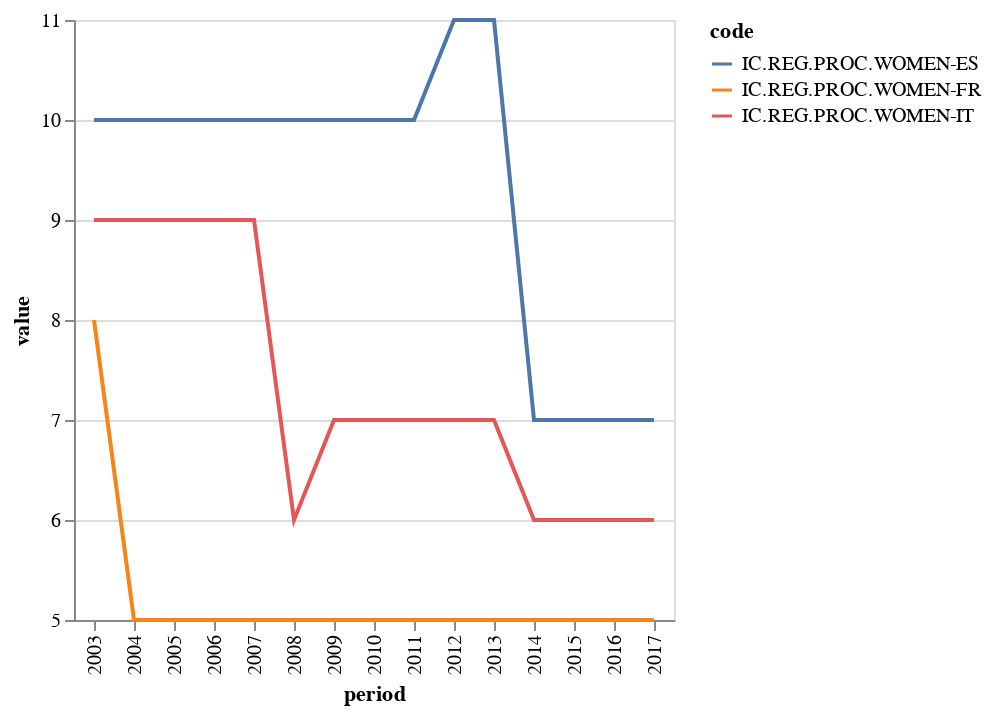

Notebook code for this chart:
### Code cell
chart = Chart(clean_dataframe(df4)).mark_line().encode(
    x='period',
    y=Y('value', scale=Scale(zero=False)),
    color='code',
)
chart

### Figure 1 — Vega-Lite specification as saved in the notebook (floating-point values rounded to 4 significant figures)
{"$schema": "https://vega.github.io/schema/vega-lite/v1.2.1.json", "data": {"values": [{"code": "IC.REG.PROC.WOMEN-FR", "country": "FR", "country_label": "France", "dataset_code": "DB", "dataset_name": "Doing Business", "indicator": "IC.REG.PROC.WOMEN", "indicator_label": "Procedures required to start a business - Women (number)", "period": "2003", "value": 8}, {"code": "IC.REG.PROC.WOMEN-FR", "country": "FR", "country_label": "France", "dataset_code": "DB", "dataset_name": "Doing Business", "indicator": "IC.REG.PROC.WOMEN", "indicator_label": "Procedures required to start a business - Women (number)", "period": "2004", "value": 5}, {"code": "IC.REG.PROC.WOMEN-FR", "country": "FR", "country_label": "France", "dataset_code": "DB", "dataset_name": "Doing Business", "indicator": "IC.REG.PROC.WOMEN", "indicator_label": "Procedures required to start a business - Women (number)", "period": "2005", "value": 5}, {"code": "IC.REG.PROC.WOMEN-FR", "country": "FR", "country_label": "France", "dataset_code": "DB", "dataset_name": "Doing Business", "indicator": "IC.REG.PROC.WOMEN", "indicator_label": "Procedures required to start a business - Women (number)", "period": "2006", "value": 5}, {"code": "IC.REG.PROC.WOMEN-FR", "country": "FR", "country_label": "France", "dataset_code": "DB", "dataset_name": "Doing Business", "indicator": "IC.REG.PROC.WOMEN", "indicator_label": "Procedures required to start a business - Women (number)", "period": "2007", "value": 5}, {"code": "IC.REG.PROC.WOMEN-FR", "country": "FR", "country_label": "France", "dataset_code": "DB", "dataset_name": "Doing Business", "indicator": "IC.REG.PROC.WOMEN", "indicator_label": "Procedures required to start a business - Women (number)", "period": "2008", "value": 5}, {"code": "IC.REG.PROC.WOMEN-FR", "country": "FR", "country_label": "France", "dataset_code": "DB", "dataset_name": "Doing Business", "indicator": "IC.REG.PROC.WOMEN", "indicator_label": "Procedures required to start a business - Women (number)", "period": "2009", "value": 5}, {"code": "IC.REG.PROC.WOMEN-FR", "country": "FR", "country_label": "France", "dataset_code": "DB", "dataset_name": "Doing Business", "indicator": "IC.REG.PROC.WOMEN", "indicator_label": "Procedures required to start a business - Women (number)", "period": "2010", "value": 5}, {"code": "IC.REG.PROC.WOMEN-FR", "country": "FR", "country_label": "France", "dataset_code": "DB", "dataset_name": "Doing Business", "indicator": "IC.REG.PROC.WOMEN", "indicator_label": "Procedures required to start a business - Women (number)", "period": "2011", "value": 5}, {"code": "IC.REG.PROC.WOMEN-FR", "country": "FR", "country_label": "France", "dataset_code": "DB", "dataset_name": "Doing Business", "indicator": "IC.REG.PROC.WOMEN", "indicator_label": "Procedures required to start a business - Women (number)", "period": "2012", "value": 5}, {"code": "IC.REG.PROC.WOMEN-FR", "country": "FR", "country_label": "France", "dataset_code": "DB", "dataset_name": "Doing Business", "indicator": "IC.REG.PROC.WOMEN", "indicator_label": "Procedures required to start a business - Women (number)", "period": "2013", "value": 5}, {"code": "IC.REG.PROC.WOMEN-FR", "country": "FR", "country_label": "France", "dataset_code": "DB", "dataset_name": "Doing Business", "indicator": "IC.REG.PROC.WOMEN", "indicator_label": "Procedures required to start a business - Women (number)", "period": "2014", "value": 5}, {"code": "IC.REG.PROC.WOMEN-FR", "country": "FR", "country_label": "France", "dataset_code": "DB", "dataset_name": "Doing Business", "indicator": "IC.REG.PROC.WOMEN", "indicator_label": "Procedures required to start a business - Women (number)", "period": "2015", "value": 5}, {"code": "IC.REG.PROC.WOMEN-FR", "country": "FR", "country_label": "France", "dataset_code": "DB", "dataset_name": "Doing Business", "indicator": "IC.REG.PROC.WOMEN", "indicator_label": "Procedures required to start a business - Women (number)", "period": "2016", "value": 5}, {"code": "IC.REG.PROC.WOMEN-FR", "country": "FR", "country_label": "France", "dataset_code": "DB", "dataset_name": "Doing Business", "indicator": "IC.REG.PROC.WOMEN", "indicator_label": "Procedures required to start a business - Women (number)", "period": "2017", "value": 5}, {"code": "IC.REG.PROC.WOMEN-IT", "country": "IT", "country_label": "Italy", "dataset_code": "DB", "dataset_name": "Doing Business", "indicator": "IC.REG.PROC.WOMEN", "indicator_label": "Procedures required to start a business - Women (number)", "period": "2003", "value": 9}, {"code": "IC.REG.PROC.WOMEN-IT", "country": "IT", "country_label": "Italy", "dataset_code": "DB", "dataset_name": "Doing Business", "indicator": "IC.REG.PROC.WOMEN", "indicator_label": "Procedures required to start a business - Women (number)", "period": "2004", "value": 9}, {"code": "IC.REG.PROC.WOMEN-IT", "country": "IT", "country_label": "Italy", "dataset_code": "DB", "dataset_name": "Doing Business", "indicator": "IC.REG.PROC.WOMEN", "indicator_label": "Procedures required to start a business - Women (number)", "period": "2005", "value": 9}, {"code": "IC.REG.PROC.WOMEN-IT", "country": "IT", "country_label": "Italy", "dataset_code": "DB", "dataset_name": "Doing Business", "indicator": "IC.REG.PROC.WOMEN", "indicator_label": "Procedures required to start a business - Women (number)", "period": "2006", "value": 9}, {"code": "IC.REG.PROC.WOMEN-IT", "country": "IT", "country_label": "Italy", "dataset_code": "DB", "dataset_name": "Doing Business", "indicator": "IC.REG.PROC.WOMEN", "indicator_label": "Procedures required to start a business - Women (number)", "period": "2007", "value": 9}, {"code": "IC.REG.PROC.WOMEN-IT", "country": "IT", "country_label": "Italy", "dataset_code": "DB", "dataset_name": "Doing Business", "indicator": "IC.REG.PROC.WOMEN", "indicator_label": "Procedures required to start a business - Women (number)", "period": "2008", "value": 6}, {"code": "IC.REG.PROC.WOMEN-IT", "country": "IT", "country_label": "Italy", "dataset_code": "DB", "dataset_name": "Doing Business", "indicator": "IC.REG.PROC.WOMEN", "indicator_label": "Procedures required to start a business - Women (number)", "period": "2009", "value": 7}, {"code": "IC.REG.PROC.WOMEN-IT", "country": "IT", "country_label": "Italy", "dataset_code": "DB", "dataset_name": "Doing Business", "indicator": "IC.REG.PROC.WOMEN", "indicator_label": "Procedures required to start a business - Women (number)", "period": "2010", "value": 7}, {"code": "IC.REG.PROC.WOMEN-IT", "country": "IT", "country_label": "Italy", "dataset_code": "DB", "dataset_name": "Doing Business", "indicator": "IC.REG.PROC.WOMEN", "indicator_label": "Procedures required to start a business - Women (number)", "period": "2011", "value": 7}, {"code": "IC.REG.PROC.WOMEN-IT", "country": "IT", "country_label": "Italy", "dataset_code": "DB", "dataset_name": "Doing Business", "indicator": "IC.REG.PROC.WOMEN", "indicator_label": "Procedures required to start a business - Women (number)", "period": "2012", "value": 7}, {"code": "IC.REG.PROC.WOMEN-IT", "country": "IT", "country_label": "Italy", "dataset_code": "DB", "dataset_name": "Doing Business", "indicator": "IC.REG.PROC.WOMEN", "indicator_label": "Procedures required to start a business - Women (number)", "period": "2013", "value": 7}, {"code": "IC.REG.PROC.WOMEN-IT", "country": "IT", "country_label": "Italy", "dataset_code": "DB", "dataset_name": "Doing Business", "indicator": "IC.REG.PROC.WOMEN", "indicator_label": "Procedures required to start a business - Women (number)", "period": "2014", "value": 6}, {"code": "IC.REG.PROC.WOMEN-IT", "country": "IT", "country_label": "Italy", "dataset_code": "DB", "dataset_name": "Doing Business", "indicator": "IC.REG.PROC.WOMEN", "indicator_label": "Procedures required to start a business - Women (number)", "period": "2015", "value": 6}, {"code": "IC.REG.PROC.WOMEN-IT", "country": "IT", "country_label": "Italy", "dataset_code": "DB", "dataset_name": "Doing Business", "indicator": "IC.REG.PROC.WOMEN", "indicator_label": "Procedures required to start a business - Women (number)", "period": "2016", "value": 6}, {"code": "IC.REG.PROC.WOMEN-IT", "country": "IT", "country_label": "Italy", "dataset_code": "DB", "dataset_name": "Doing Business", "indicator": "IC.REG.PROC.WOMEN", "indicator_label": "Procedures required to start a business - Women (number)", "period": "2017", "value": 6}, {"code": "IC.REG.PROC.WOMEN-ES", "country": "ES", "country_label": "Spain", "dataset_code": "DB", "dataset_name": "Doing Business", "indicator": "IC.REG.PROC.WOMEN", "indicator_label": "Procedures required to start a business - Women (number)", "period": "2003", "value": 10}, {"code": "IC.REG.PROC.WOMEN-ES", "country": "ES", "country_label": "Spain", "dataset_code": "DB", "dataset_name": "Doing Business", "indicator": "IC.REG.PROC.WOMEN", "indicator_label": "Procedures required to start a business - Women (number)", "period": "2004", "value": 10}, {"code": "IC.REG.PROC.WOMEN-ES", "country": "ES", "country_label": "Spain", "dataset_code": "DB", "dataset_name": "Doing Business", "indicator": "IC.REG.PROC.WOMEN", "indicator_label": "Procedures required to start a business - Women (number)", "period": "2005", "value": 10}, {"code": "IC.REG.PROC.WOMEN-ES", "country": "ES", "country_label": "Spain", "dataset_code": "DB", "dataset_name": "Doing Business", "indicator": "IC.REG.PROC.WOMEN", "indicator_label": "Procedures required to start a business - Women (number)", "period": "2006", "value": 10}, {"code": "IC.REG.PROC.WOMEN-ES", "country": "ES", "country_label": "Spain", "dataset_code": "DB", "dataset_name": "Doing Business", "indicator": "IC.REG.PROC.WOMEN", "indicator_label": "Procedures required to start a business - Women (number)", "period": "2007", "value": 10}, {"code": "IC.REG.PROC.WOMEN-ES", "country": "ES", "country_label": "Spain", "dataset_code": "DB", "dataset_name": "Doing Business", "indicator": "IC.REG.PROC.WOMEN", "indicator_label": "Procedures required to start a business - Women (number)", "period": "2008", "value": 10}, {"code": "IC.REG.PROC.WOMEN-ES", "country": "ES", "country_label": "Spain", "dataset_code": "DB", "dataset_name": "Doing Business", "indicator": "IC.REG.PROC.WOMEN", "indicator_label": "Procedures required to start a business - Women (number)", "period": "2009", "value": 10}, {"code": "IC.REG.PROC.WOMEN-ES", "country": "ES", "country_label": "Spain", "dataset_code": "DB", "dataset_name": "Doing Business", "indicator": "IC.REG.PROC.WOMEN", "indicator_label": "Procedures required to start a business - Women (number)", "period": "2010", "value": 10}, {"code": "IC.REG.PROC.WOMEN-ES", "country": "ES", "country_label": "Spain", "dataset_code": "DB", "dataset_name": "Doing Business", "indicator": "IC.REG.PROC.WOMEN", "indicator_label": "Procedures required to start a business - Women (number)", "period": "2011", "value": 10}, {"code": "IC.REG.PROC.WOMEN-ES", "country": "ES", "country_label": "Spain", "dataset_code": "DB", "dataset_name": "Doing Business", "indicator": "IC.REG.PROC.WOMEN", "indicator_label": "Procedures required to start a business - Women (number)", "period": "2012", "value": 11}, {"code": "IC.REG.PROC.WOMEN-ES", "country": "ES", "country_label": "Spain", "dataset_code": "DB", "dataset_name": "Doing Business", "indicator": "IC.REG.PROC.WOMEN", "indicator_label": "Procedures required to start a business - Women (number)", "period": "2013", "value": 11}, {"code": "IC.REG.PROC.WOMEN-ES", "country": "ES", "country_label": "Spain", "dataset_code": "DB", "dataset_name": "Doing Business", "indicator": "IC.REG.PROC.WOMEN", "indicator_label": "Procedures required to start a business - Women (number)", "period": "2014", "value": 7}, {"code": "IC.REG.PROC.WOMEN-ES", "country": "ES", "country_label": "Spain", "dataset_code": "DB", "dataset_name": "Doing Business", "indicator": "IC.REG.PROC.WOMEN", "indicator_label": "Procedures required to start a business - Women (number)", "period": "2015", "value": 7}, {"code": "IC.REG.PROC.WOMEN-ES", "country": "ES", "country_label": "Spain", "dataset_code": "DB", "dataset_name": "Doing Business", "indicator": "IC.REG.PROC.WOMEN", "indicator_label": "Procedures required to start a business - Women (number)", "period": "2016", "value": 7}, {"code": "IC.REG.PROC.WOMEN-ES", "country": "ES", "country_label": "Spain", "dataset_code": "DB", "dataset_name": "Doing Business", "indicator": "IC.REG.PROC.WOMEN", "indicator_label": "Procedures required to start a business - Women (number)", "period": "2017", "value": 7}]}, "encoding": {"color": {"field": "code", "type": "nominal"}, "x": {"field": "period", "type": "nominal"}, "y": {"field": "value", "scale": {"zero": false}, "type": "quantitative"}}, "mark": "line"}
